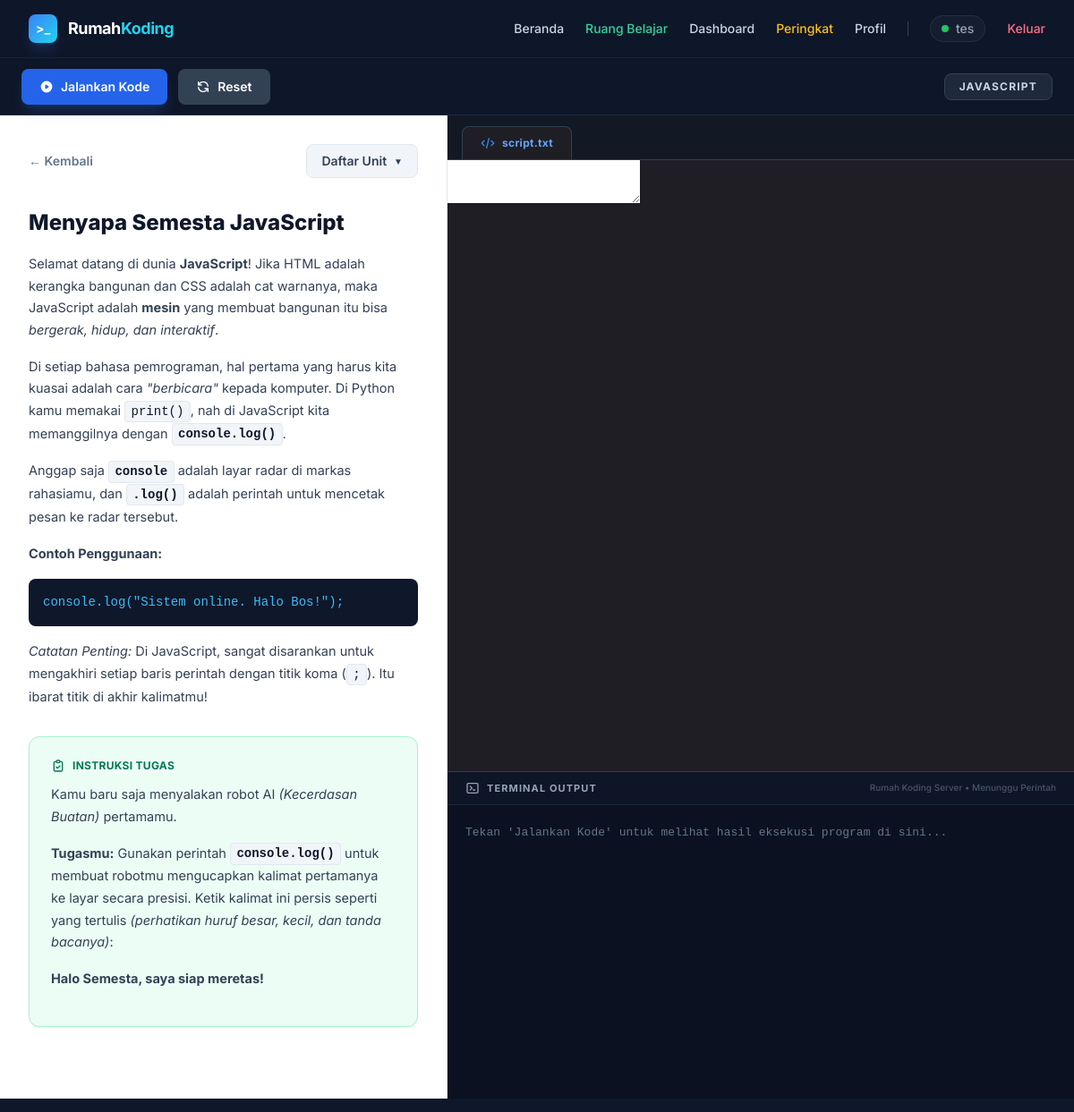
The app's page /belajar/javascript/1 (signed in) with its own data.
### tables this page shows
CREATE TABLE materi (
            id INTEGER PRIMARY KEY AUTOINCREMENT,
            bahasa TEXT NOT NULL,
            modul_ke INTEGER NOT NULL,
            judul TEXT NOT NULL,
            penjelasan TEXT NOT NULL,
            instruksi TEXT NOT NULL,
            kode_awal TEXT NOT NULL,
            jawaban_benar TEXT NOT NULL,
            next_id INTEGER
        );

### app.py (the view)
@app.route("/belajar/<bahasa>/<int:modul_ke>")
def tampilkan_materi(bahasa, modul_ke):
    if "user_id" not in session or session.get("role") != "student":
        return redirect(url_for("login"))
    user_id = session["user_id"]
    conn = sqlite3.connect(DB_PATH)
    conn.row_factory = sqlite3.Row
    cursor = conn.cursor()
    cursor.execute(
        "SELECT * FROM materi WHERE LOWER(bahasa) = LOWER(?) AND modul_ke = ?",
        (bahasa, modul_ke),
    )
    materi = cursor.fetchone()
    if not materi:
        conn.close()
        return "Materi tidak ditemukan!", 404
    materi_id = materi["id"]
    cursor.execute(
        "SELECT id FROM user_progress WHERE user_id = ? AND materi_id = ?",
        (user_id, materi_id),
    )
    if not cursor.fetchone():
        cursor.execute(
            "INSERT INTO user_progress (user_id, materi_id, status) VALUES (?, ?, 'sedang_belajar')",
            (user_id, materi_id),
        )
        conn.commit()
    cursor.execute(
        """
        SELECT m.id, m.judul, m.modul_ke,
               COALESCE(up.status, 'belum') as status
        FROM materi m
        LEFT JOIN user_progress up ON m.id = up.materi_id AND up.user_id = ?
        WHERE LOWER(m.bahasa) = LOWER(?)
        ORDER BY m.modul_ke ASC
    """,
        (user_id, bahasa),
    )
    daftar_materi = cursor.fetchall()
    cursor.execute(
        """
        SELECT modul_ke FROM materi
        WHERE LOWER(bahasa) = LOWER(?) AND CAST(modul_ke AS INTEGER) > ?
        ORDER BY CAST(modul_ke AS INTEGER) ASC LIMIT 1
    """,
        (bahasa, modul_ke),
    )
    next_materi = cursor.fetchone()
    next_modul_ke = next_materi["modul_ke"] if next_materi else None
    conn.close()
    return render_template(
        "lesson.html",
        materi=materi,
        bahasa=bahasa,
        modul_ke=modul_ke,
        daftar_materi=daftar_materi,
        next_modul_ke=next_modul_ke,
    )

### templates/lesson.html (shortened to what this page needs)
{% extends "base.html" %}
{% block extra_head %}
<link rel="stylesheet" href="https://cdnjs.cloudflare.com/ajax/libs/codemirror/5.65.13/codemirror.min.css">
<link rel="stylesheet" href="https://cdnjs.cloudflare.com/ajax/libs/codemirror/5.65.13/theme/dracula.min.css">
{% endblock %}
{% block content %}
<div class="flex flex-col h-[calc(100vh-5rem)] w-full bg-slate-900">
    <div class="h-16 bg-slate-900/90 backdrop-blur-md border-b border-slate-700/50 px-6 flex items-center justify-between shrink-0 z-20">
        <div class="flex gap-3">
            <button id="btn-jalankan" class="flex items-center gap-2 px-5 py-2.5 bg-blue-600 hover:bg-blue-500 text-white text-sm font-semibold rounded-lg shadow-lg shadow-blue-500/20 transition-all">
                <svg class="w-4 h-4" fill="currentColor" viewBox="0 0 20 20"><path fill-rule="evenodd" d="M10 18a8 8 0 100-16 8 8 0 000 16zM9.555 7.168A1 1 0 008 8v4a1 1 0 001.555.832l3-2a1 1 0 000-1.664l-3-2z" clip-rule="evenodd"></path></svg>
                Jalankan Kode
            </button>
            <button id="btn-reset" class="flex items-center gap-2 px-5 py-2.5 bg-slate-700 hover:bg-slate-600 text-white text-sm font-semibold rounded-lg transition-all">
                <svg class="w-4 h-4" fill="none" stroke="currentColor" viewBox="0 0 24 24"><path stroke-linecap="round" stroke-linejoin="round" stroke-width="2" d="M4 4v5h.582m15.356 2A8.001 8.001 0 004.582 9m0 0H9m11 11v-5h-.581m0 0a8.003 8.003 0 01-15.357-2m15.357 2H15"></path></svg>
                Reset
            </button>
        </div>
        <div class="flex items-center">
            <span class="px-4 py-1.5 bg-slate-800 border border-slate-700 rounded-lg text-xs font-bold text-slate-300 uppercase tracking-widest">
                {{ materi.bahasa }}
            </span>
        </div>
    </div>
    <div class="flex flex-1 overflow-hidden">
        <div class="w-[450px] lg:w-[500px] shrink-0 bg-white overflow-y-auto flex flex-col border-r border-slate-200">
            <div class="p-8 pb-20">
                <div class="flex justify-between items-center mb-8">
                    <a href="/belajar" class="text-sm font-semibold text-slate-500 hover:text-slate-800 flex items-center gap-1 transition-colors">
                        &larr; Kembali
                    </a>
                    <div class="relative">
                        <button id="btn-unit-toggle" class="flex items-center gap-2 px-4 py-2 bg-slate-100 hover:bg-slate-200 border border-slate-200 text-slate-700 text-sm font-semibold rounded-lg transition-colors">
                            Daftar Unit <span class="text-[10px]">&#9660;</span>
                        </button>
                    </div>
                </div>
                <div class="content-materi mb-8">
                    <h2>{{ materi.judul }}</h2>
                    {{ materi.penjelasan | safe }}
                </div>
                <div class="bg-emerald-50 border border-emerald-200 rounded-xl p-6 text-emerald-900 text-sm leading-relaxed shadow-sm">
                    <div class="flex items-center gap-2 font-bold text-emerald-700 uppercase tracking-wide text-xs mb-3">
                        <svg class="w-4 h-4" fill="none" stroke="currentColor" viewBox="0 0 24 24"><path stroke-linecap="round" stroke-linejoin="round" stroke-width="2" d="M9 5H7a2 2 0 00-2 2v12a2 2 0 002 2h10a2 2 0 002-2V7a2 2 0 00-2-2h-2M9 5a2 2 0 002 2h2a2 2 0 002-2M9 5a2 2 0 012-2h2a2 2 0 012 2m-6 9l2 2 4-4"></path></svg>
                        Instruksi Tugas
                    </div>
                    <div class="content-materi">
                        {{ materi.instruksi | safe }}
                    </div>
                </div>
            </div>
        </div>
        <div class="flex-1 flex flex-col bg-[#1e1e24] min-w-0">
            <div class="flex-1 flex flex-col min-h-0">
                <div class="bg-[#121824] px-4 pt-3 flex border-b border-[#334155]">
                    <div class="bg-[#1e1e24] text-blue-400 text-xs font-bold px-5 py-2.5 rounded-t-lg border-t border-x border-[#334155] tracking-wide flex items-center gap-2">
                        <svg class="w-4 h-4 text-blue-500" fill="none" stroke="currentColor" viewBox="0 0 24 24"><path stroke-linecap="round" stroke-linejoin="round" stroke-width="2" d="M10 20l4-16m4 4l4 4-4 4M6 16l-4-4 4-4"></path></svg>
                        script.{{ materi.bahasa[:2] if materi.bahasa == 'python' else 'txt' }}
                    </div>
                </div>
                <div class="flex-1 overflow-hidden relative">
                    <textarea id="kode-editor"></textarea>
                </div>
            </div>
            <div class="h-1/3 min-h-[220px] flex flex-col bg-[#0b1120] border-t border-slate-700">
                <div class="bg-slate-900/80 px-5 py-2.5 border-b border-slate-800 flex justify-between items-center shrink-0">
                    <span class="text-[11px] font-bold text-slate-400 uppercase tracking-widest flex items-center gap-2">
                        <svg class="w-4 h-4" fill="none" stroke="currentColor" viewBox="0 0 24 24"><path stroke-linecap="round" stroke-linejoin="round" stroke-width="2" d="M8 9l3 3-3 3m5 0h3M5 20h14a2 2 0 002-2V6a2 2 0 00-2-2H5a2 2 0 00-2 2v12a2 2 0 002 2z"></path></svg>
                        Terminal Output
                    </span>
                    <span class="text-[10px] text-slate-600 font-medium">Rumah Koding Server &bull; Menunggu Perintah</span>
                </div>
                <div id="console-output" class="flex-1 p-5 font-mono text-[13px] text-slate-500 overflow-y-auto whitespace-pre-wrap leading-relaxed">Tekan 'Jalankan Kode' untuk melihat hasil eksekusi program di sini...</div>
            </div>
        </div>
    </div>
</div>
{% endblock %}

### static/css/custom.css (style rules this page uses)
body { background-color: #0f172a; color: #f8fafc; font-family: 'Inter', 'Segoe UI', Tahoma, Geneva, Verdana, sans-serif; overflow-x: hidden; }
button, a, input, select { transition: all 0.2s ease-in-out; }

### templates/lesson.html (style rules this page uses)
body { overflow: hidden; }
.content-materi h2 { font-size: 1.5rem; font-weight: 800; color: #0f172a; margin-bottom: 1rem; }
.content-materi p { margin-bottom: 1rem; line-height: 1.7; color: #334155; font-size: 14.5px; }
.content-materi code { background-color: #f1f5f9; color: #0f172a; padding: 0.2rem 0.4rem; border-radius: 0.25rem; font-family: monospace; font-size: 0.875rem; border: 1px solid #e2e8f0; }
.content-materi pre { background-color: #0f172a; color: #38bdf8; padding: 1rem; border-radius: 0.5rem; overflow-x: auto; margin: 1rem 0; font-family: monospace; font-size: 0.875rem; }

### records on screen
materi: bahasa "JAVASCRIPT", judul "Menyapa Semesta JavaScript", penjelasan "Selamat datang di dunia JavaScript ! Jika HTML adalah kerangka bangunan dan CSS adalah cat warnanya, maka JavaScript adalah mesin yang membuat bangunan itu bisa bergerak, hidup, dan interaktif . Di setiap bahasa pemrograman, hal pertama yang harus kita kuasai adalah cara \"berbicara\" kepada komputer. Di Python kamu memakai print() , nah di JavaScript kita memanggilnya dengan console.log() . Anggap saja console adalah layar radar di markas rahasiamu, dan .log() adalah perintah untuk mencetak pesan ke radar tersebut. Contoh Penggunaan: console.log(\"Sistem online. Halo Bos!\"); Catatan Penting: Di JavaScript, sangat disarankan untuk mengakhiri setiap baris perintah dengan titik koma ( ; ). Itu…", instruksi "Kamu baru saja menyalakan robot AI (Kecerdasan Buatan) pertamamu. Tugasmu: Gunakan perintah console.log() untuk membuat robotmu mengucapkan kalimat pertamanya ke layar secara presisi. Ketik kalimat ini persis seperti yang tertulis (perhatikan huruf besar, kecil, dan tanda bacanya) : Halo Semesta, saya siap meretas!", bahasa "txt"

### other values on screen
{{ session.get('username', 'User') }} "tes"
